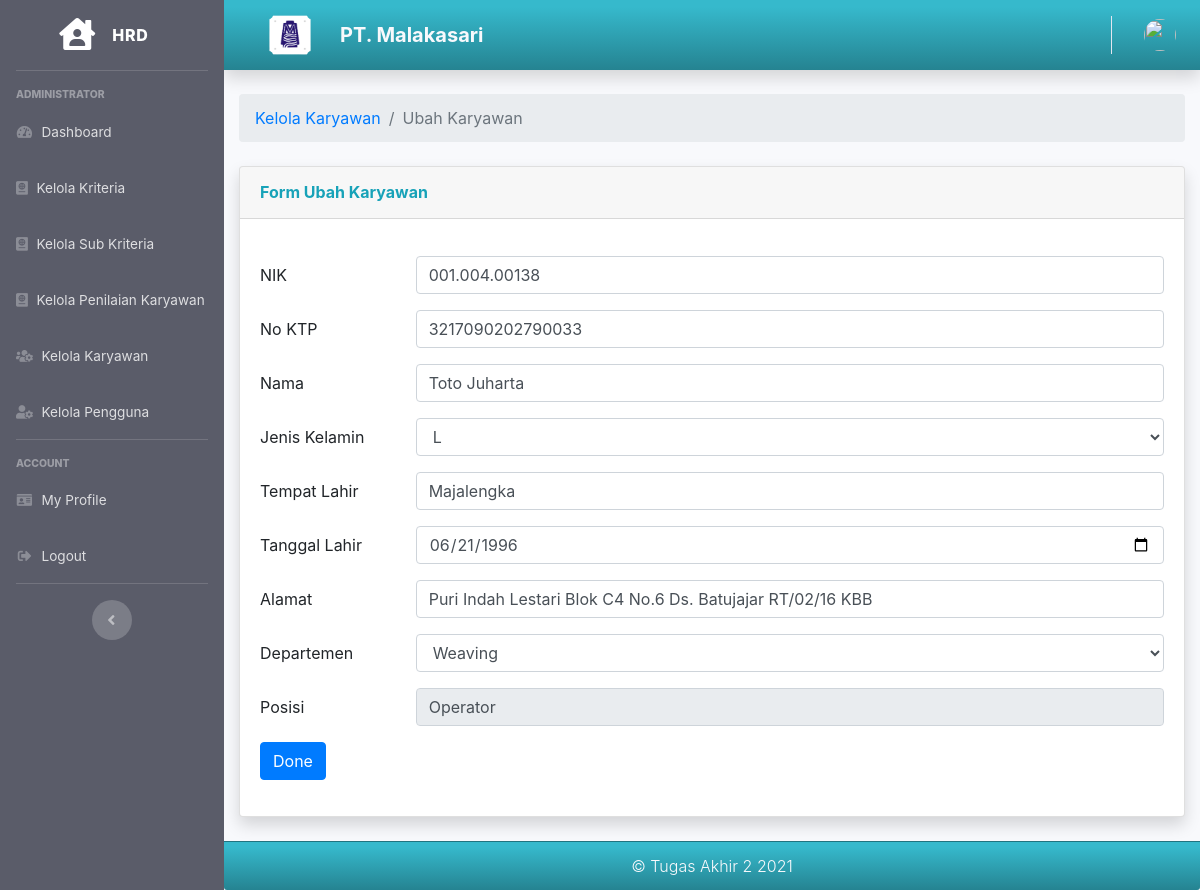
/hrd/ubah_karyawan/6, run on the app's committed database.
### tables this page shows
CREATE TABLE `tb_karyawan` (
  `id_karyawan` int(11) NOT NULL,
  `nik` varchar(15) NOT NULL,
  `no_ktp` varchar(28) NOT NULL,
  `nama_karyawan` varchar(30) NOT NULL,
  `jenis_kelamin` char(1) NOT NULL,
  `tempat_lahir` varchar(20) NOT NULL,
  `tgl_lahir` date NOT NULL,
  `alamat` text NOT NULL,
  `departemen` varchar(20) NOT NULL,
  `posisi` varchar(15) NOT NULL,
  `status` varchar(4) NOT NULL
);

### application/controllers/Hrd.php (called while the page is built, shortened)
<?php
class Hrd extends CI_Controller
{
    public function __construct()
    {
        $this->load->model('Hrd_model');
        $this->load->model('Kriteria_model');
        $this->load->model('Kriteria_model');
        $this->load->model('Kabag_model');
        $this->load->model('Karyawan_model');
        $this->load->model('Penilaian_model');
        $this->load->model('Peringkat_model');
    }
    public function ubah_karyawan($id_karyawan)
    {
        $data['user'] = $this->db->get_where('user', ['email' => $this->session->userdata('email')])->row_array();
        $data['tb_karyawan'] = $this->Hrd_model->getDataKaryawanById($id_karyawan);
        $data['title'] = 'Ubah Karyawan';
        $this->form_validation->set_rules('nik', 'nik', 'required');
        $this->form_validation->set_rules('no_ktp', 'no_ktp', 'required');
        $this->form_validation->set_rules('nama_karyawan', 'nama_karyawan', 'required');
        $this->form_validation->set_rules('jenis_kelamin', 'jenis_kelamin', 'required');
        $this->form_validation->set_rules('tempat_lahir', 'tempat_lahir', 'required');
        $this->form_validation->set_rules('tgl_lahir', 'tgl_lahir', 'required');
        $this->form_validation->set_rules('alamat', 'alamat', 'required');
        $this->form_validation->set_rules('departemen', 'departemen', 'required');
        if ($this->form_validation->run() == false) {
            $this->load->view('templates/hrd_header', $data);
            $this->load->view('templates/hrd_sidebar', $data);
            $this->load->view('templates/hrd_topbar', $data);
            $this->load->view('hrd/ubah_karyawan', $data);
            $this->load->view('templates/hrd_footer');
        }
    }
}

### index.php (called while the page is built, shortened)
<?php
require_once BASEPATH.'core/CodeIgniter.php';

### application/models/Hrd_model.php (called while the page is built, shortened)
<?php
class Hrd_model extends CI_Model
{
    public function getDataKaryawanById($id_karyawan)
    {
        return $this->db->get_where('tb_karyawan', ['id_karyawan' => $id_karyawan])->row_array();
    }
}

### application/views/hrd/ubah_karyawan.php (the view, shortened to what this page needs)
<div class="container-fluid">
    <nav aria-label="breadcrumb">
        <ol class="breadcrumb">
            <li class="breadcrumb-item"><a href="<?= base_url(); ?>hrd/kelola_karyawan">Kelola Karyawan</a></li>
            <li class="breadcrumb-item active" aria-current="page">Ubah Karyawan</li>
        </ol>
    </nav>
    <div class="card shadow mb-4">
        <div class="card-header py-3">
            <h6 class="m-0 font-weight-bold text-info">Form Ubah Karyawan</h6>
        </div>
        <div class="card-body">
            <form action="" method="post">
                <div class="form-group row">
                    <div class="col-sm-10">
                    </div>
                </div>
                <div class="form-group row">
                    <label for="nik" class="col-sm-2 col-form-label">NIK</label>
                    <div class="col-sm-10">
                        <input type="text" class="form-control" id="nik" name="nik" value="<?= $tb_karyawan['nik']; ?>">
                    </div>
                </div>
                <div class="form-group row">
                    <label for="no_ktp" class="col-sm-2 col-form-label">No KTP</label>
                    <div class="col-sm-10">
                        <input type="text" class="form-control" id="no_ktp" name="no_ktp" value="<?= $tb_karyawan['no_ktp']; ?>">
                    </div>
                </div>
                <div class="form-group row">
                    <label for="nama_karyawan" class="col-sm-2 col-form-label">Nama</label>
                    <div class="col-sm-10">
                        <input type="text" class="form-control" id="nama_karyawan" name="nama_karyawan" value="<?= $tb_karyawan['nama_karyawan']; ?>">
                    </div>
                </div>
                <div class="form-group row">
                    <label for="jenis_kelamin" class="col-sm-2 col-form-label">Jenis Kelamin</label>
                    <div class="col-sm-10">
                        <select class="form-control" id="jenis_kelamin" name="jenis_kelamin" value="">
                            <option><?= $tb_karyawan['jenis_kelamin']; ?></option>
                        </select>
                    </div>
                </div>
                <div class="form-group row">
                    <label for="tempat_lahir" class="col-sm-2 col-form-label">Tempat Lahir</label>
                    <div class="col-sm-10">
                        <input type="text" class="form-control" id="tempat_lahir" name="tempat_lahir" value="<?= $tb_karyawan['tempat_lahir']; ?>">
                    </div>
                </div>
                <div class="form-group row">
                    <label for="tgl_lahir" class="col-sm-2 col-form-label">Tanggal Lahir</label>
                    <div class="col-sm-10">
                        <input type="date" class="form-control" id="tgl_lahir" name="tgl_lahir" value="<?= $tb_karyawan['tgl_lahir']; ?>">
                    </div>
                </div>
                <div class="form-group row">
                    <label for="alamat" class="col-sm-2 col-form-label">Alamat</label>
                    <div class="col-sm-10">
                        <input type="text" class="form-control" id="alamat" name="alamat" value="<?= $tb_karyawan['alamat']; ?>">
                    </div>
                </div>
                <div class="form-group row">
                    <label for="departemen" class="col-sm-2 col-form-label">Departemen</label>
                    <div class="col-sm-10">
                        <select class="form-control" id="departemen" name="departemen">
                            <option><?= $tb_karyawan['departemen']; ?></option>
                        </select>
                    </div>
                </div>
                <div class="form-group row">
                    <label for="posisi" class="col-sm-2 col-form-label">Posisi</label>
                    <div class="col-sm-10">
                        <input type="text" class="form-control" id="posisi" name="posisi" value="<?= $tb_karyawan['posisi']; ?>" readonly>
                    </div>
                </div>
                <div class="form-group row">
                    <div class="col-sm-10">
                        <button type="submit" class="btn btn-primary">Done</button>
                    </div>
                </div>
            </form>
        </div>
    </div>
</div>
</div>

### assets/css/custom.css (style rules this page uses)
body { font-family: 'Open Sans', sans-serif; }

### data on the page
tb_karyawan: nik "001.004.00138", no_ktp "3217090202790033", nama_karyawan "Toto Juharta", jenis_kelamin "L", tempat_lahir "Majalengka", tgl_lahir "06/21/1996", alamat "Puri Indah Lestari Blok C4 No.6 Ds. Batujajar RT/02/16 KBB", departemen "Weaving", posisi "Operator"
